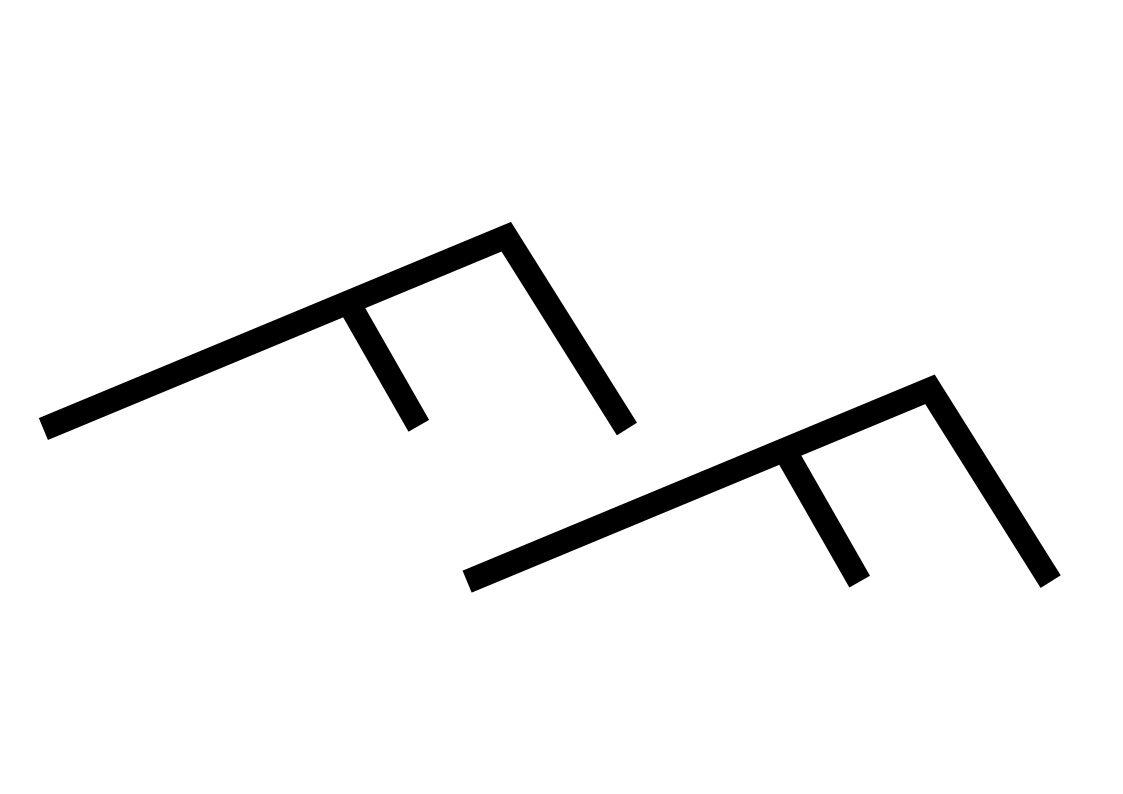
#> input picture stratilib/images/ripple.png, 1123 x 794 px, found by its file name; the run also reads 1 picture not shown here
$ python defaults.py
#> lines starting #> are read from the running program, lines starting #| are printed output that depends on the picture
# coding=utf-8

import numpy as np
import pandas as pd
import matplotlib.hatch
import matplotlib.pyplot as plt
from matplotlib.patches import Ellipse, Polygon
import os
import warnings


##CREACIÓN DE HATCH PARA LITOLOGÍAS, TENER EN CUENTA QUE A PARTIR DE LA V 3.8 DE MATPLOTLIB DEJARÁ DE FUNCIONAR
warnings.filterwarnings('ignore')


#---------------------------------------------- HATCH -----------------------------------------------

#polígonos creados para uso como hatch.

hatch_chert1 = Polygon([[0.3, 0.2],[0.5, 0.4], [0.7, 0.2]],
   closed=True, fill=False)

hatch_chert = Polygon([[-0.4, -0.4],[0.0, -0.1], [0.4, -0.4]],
   closed=True, fill=False)

hatch_beccia = Polygon([[-0.35, 0.2],[0.1, 0.4], [0.4, 0.3]],
   closed=True, fill=False)

hatch_granite = Polygon([[0.15, 0.5],[0.15, 0.55],[0.5, 0.55], [0.5, 0.9], [0.55, 0.9], [0.55, 0.55],
                         [0.9, 0.55],[0.9, 0.5], [0.55, 0.5], [0.55, 0.15], [0.5, 0.15], [0.5, 0.5]],
   closed=True, fill=False)

hatch_granite2 = Polygon([[0.0, -0.3],[0.0, 0.0],[0.3, 0.0], [0.0, 0.0], [0.0, 0.3], [0.0, 0.0], [-0.3,0.0],[0.0, 0.0],],
   closed=True, fill=False)

hatch_clay = Polygon([[-0.5, 0.0],[-0.5, 0.1], [0.5, 0.1], [0.5, 0.0]],
   closed=True, fill=False)

hatch_siltstone1 = Polygon([[-0.5, -0.5],[-0.5, -0.4], [0.0, -0.4], [0.0, -0.5]],
   closed=True, fill=False)
hatch_siltstone2 = Polygon([[0.45, -0.45],[0.45, -0.5], [0.5, -0.45], [0.5, -0.5]],
   closed=True, fill=False)

hatch_coarse_ash = Polygon([[-0.3, 0.2],[0.0, -0.3], [0.3, 0.2], [0.3, 0.2], [0.0, -0.3], [-0.3, 0.2]],
   closed=True, fill=False)

hatch_limestone2 = Polygon([[0.0, -1.0],[0.0, 1.0]],
   closed=True, fill=False)

hatch_dolomite = Polygon([[-1.0, -1.0],[1.0, 1.0]],
   closed=True, fill=False)

hatch_limemud = Polygon([[-1.0, 0.0],[-0.2, 0.0]],
   closed=True, fill=False)

hatch_lava = Polygon([[-1.0, 0.0],[-0.2, 0.0]],
   closed=True, fill=False)


#Lista de los hatch para recorrer y cargar en matplotlib
list_c_hatch = [['a',hatch_coarse_ash],
                ['b1',hatch_siltstone1],
                ['b2',hatch_siltstone2],
                ['c',hatch_clay],
                ['d',hatch_dolomite],
                ['e',hatch_chert],
                ['f',hatch_granite2],
                ['g',hatch_beccia],
                ['h',hatch_lava],
                ['i',hatch_granite],
                ['l',hatch_limestone2],
                ['m',hatch_limemud]]


#función para carga de hatchs
def add_hatch(pol, idh):
    class CustomHatch(matplotlib.hatch.Shapes):
        """
        Custom hatches defined by a path drawn inside [-0.5, 0.5] square.
        Identifier 'c'.
        """
        filled = False
        size = 0.5
        path = pol.get_path()

        def __init__(self, hatch, density):
            self.num_rows = (hatch.count(idh)) * density
            self.shape_vertices = self.path.vertices
            self.shape_codes = self.path.codes
            matplotlib.hatch.Shapes.__init__(self, hatch, density)

    matplotlib.hatch._hatch_types.append(CustomHatch)

for element in list_c_hatch:
    add_hatch(element[1], element[0])


#---------------------------------------------- DICT GRAIN -----------------------------------------------

#Dictionary for grain size
DICT_GRAIN = {'cl':0.55,
              'cls':0.58,
              's':0.6,
              'svf':0.63,
              'vf':0.65,
              'vff':0.68,
              'f':0.7,
              'fm':0.73,
              'm':0.75,
              'mc':0.78,
              'c':0.8,
              'cvc':0.83,
              'vc':0.85,
              'vcg':0.88,
              'g':0.9,
              'gp':0.93,
              'p':0.95,
              'pco':0.97,
              'co':0.98,
              'cob':0.99,
              'b':1}

#---------------------------------------------- DICT LITHO -----------------------------------------------

#Dictionary for lithologies
DICT_LITHO = {'f':18000, #Mudstone
             'cl':20000, #Claystone
             'sh':17000, #Shale
             'sl':19000, #Siltstone
             's':11000,  #Sandstone
             'svf':11500,#Sandstone very fine
             'sf':11600, #Sandstone fine
             'sm':11700, #Sandstone medium
             'sc':11800, #Sandstone gross
             'svc':11900,#Sandstone very gross
             'g':12000,  #Conglomerade
             'c':31000,  #Coal
             'l':22000,  #Limestone
             'ch':28000, #Chert
             'v':35000,  #Volcaniclastic

             'lm':24000, #Lime mudstone
             'olm':25000,#Oolite Limestone
             'ws':26000, #Wackstone
             'ps':27000, #Packstone
             'gs':23000, #Grainstone
             'h':29000,  #Halite
             'gy':30000, #Gypsum
             'd':21000,  #Dolomite

             'b':15000,  #Breccia
             'mg':13000, #Matrix-sup conglomerate
             'cg':14000, #Clast-sup conglomerate
             'lv':32000, #Lava
             'fa':33000, #Fine ash
             'ca':34000, #Coarse ash

             'db':36000, #Diabase
             'bt':37000, #Basalt
             'bs':38000, #Basement
             'gn':39000, #Gneiss
             'sch':40000,#Schist

             'ssh':16000,#Sandstone/Shale

             '-':99999}

#---------------------------------------------- DICT LITHOLOGIES -----------------------------------------------

#Definición de tramas y colores para las litologías
LITHOLOGIES = {11500: {'lith':'Sandstone very fine', 'sedlog': False,'sp':'Arenisca muy fina','lith_num':1, 'hatch': '..', 'color':'#ffff00'},
              11600: {'lith':'Sandstone fine', 'sedlog': False,'sp':'Arenisca fina','lith_num':1, 'hatch': '..', 'color':'#e8e800'},
              11700: {'lith':'Sandstone medium', 'sedlog': False,'sp':'Arenisca media','lith_num':1, 'hatch': '..', 'color':'#e3d617'},
              11800: {'lith':'Sandstone gross', 'sedlog': False,'sp':'Arenisca gruesa','lith_num':1, 'hatch': '..', 'color':'#cfcf02'},
              11900: {'lith':'Sandstone very gross', 'sedlog': False,'sp':'Arenisca muy gruesa','lith_num':1, 'hatch': '..', 'color':'#baba02'},
              11000: {'lith':'Sandstone', 'sedlog': True,'sp':'Arenisca','lith_num':1, 'hatch': '..', 'color':'#ffff00'},
              12000: {'lith':'Conglomerade', 'sedlog': True,'sp':'Conglomerado','lith_num':2, 'hatch':'O', 'color':'#b3b302'},
              13000: {'lith':'Matrix-sup conglomerate', 'sedlog': True,'sp':'Conglomerado matriz soportado','lith_num':3, 'hatch':'O', 'color':'#b3b302'},
              14000: {'lith':'Clast-sup conglomerate', 'sedlog': True,'sp':'Conglomerado clasto soportado','lith_num':4, 'hatch':'ob2b1b2', 'color':'#b3b302'},
              15000: {'lith':'Breccia', 'sedlog': True,'sp':'Brecha','lith_num':5, 'hatch':'b2gb1', 'color':'#b3b302'},
              16000: {'lith':'Sandstone/Shale','sedlog': False, 'sp':'Arenisca','lith_num':6, 'hatch':'-.', 'color':'#ffe119'},
              17000: {'lith':'Shale', 'sedlog': True,'sp':'Esquisto','lith_num':7, 'hatch':'--', 'color':'#bebebe'},
              18000: {'lith':'Mudstone', 'sedlog': True,'sp':'Lutita','lith_num':8, 'hatch':'b1ee', 'color':'#9c793e'},
              19000: {'lith':'Siltstone', 'sedlog': True,'sp':'Limolita','lith_num':9, 'hatch':'b1b2', 'color':'#d1c7b6'},
              20000: {'lith':'Claystone', 'sedlog': True,'sp':'Pelita','lith_num':10, 'hatch':'c', 'color':'#baa786'},
              21000: {'lith':'Dolomite', 'sedlog': True,'sp':'Dolomita','lith_num':11, 'hatch':'-d', 'color':'#ccb8f2'},
              22000: {'lith':'Limestone', 'sedlog': True,'sp':'Caliza','lith_num':12, 'hatch':'-l', 'color':'#80ffff'},
              23000: {'lith':'Grainstone', 'sedlog': True,'sp':'???','lith_num':13, 'hatch':'--ll', 'color':'#80ffff'},
              24000: {'lith':'Lime mudstone', 'sedlog': True,'sp':'???','lith_num':14, 'hatch':'-lm', 'color':'#80ffff'},
              25000: {'lith':'Oolite Limestone', 'sedlog': False,'sp':'Caliza oolítica','lith_num':15, 'hatch':'-lO', 'color':'#80ffff'},
              26000: {'lith':'Wackstone', 'sedlog': True,'sp':'???','lith_num':16, 'hatch':'c|', 'color':'#c6f5f5'},
              27000: {'lith':'Packstone', 'sedlog': True,'sp':'???','lith_num':17, 'hatch':'.-|', 'color':'#e3ffff'},
              28000: {'lith':'Chert', 'sedlog': True,'sp':'Chert','lith_num':18, 'hatch':'e', 'color':'#fcddcc'},
              29000: {'lith':'Halite', 'sedlog': True,'sp':'Halita','lith_num':19, 'hatch':'x', 'color':'#7ddfbe'},
              30000: {'lith':'Gypsum', 'sedlog': True,'sp':'Yeso','lith_num':20, 'hatch':'\\\\', 'color':'#ae97db'},
              31000: {'lith':'Coal', 'sedlog': True,'sp':'Carbón','lith_num':21, 'hatch':'', 'color':'#000000'},
              32000: {'lith':'Lava', 'sedlog': True,'sp':'Lava','lith_num':22, 'hatch':'-a', 'color':'#f7a14a'},
              33000: {'lith':'Fine ash', 'sedlog': True,'sp':'Ceniza volcánica','lith_num':23, 'hatch':'b2b1b2', 'color':'#e3e2e1'},
              34000: {'lith':'Coarse ash', 'sedlog': True,'sp':'Ceniza volcánica','lith_num':24, 'hatch':'a', 'color':'#e3e2e1'},
              35000: {'lith':'Volcaniclastic', 'sedlog': True,'sp':'Ceniza volcánica','lith_num':25, 'hatch':'', 'color':'#e3e2e1'},
              36000: {'lith':'Diabase', 'sedlog': False,'sp':'Diabasa','lith_num':26, 'hatch':'ib2', 'color':'#687a68'},
              37000: {'lith':'Basalt', 'sedlog': False,'sp':'Basalto','lith_num':27, 'hatch':'ca', 'color':'#687a68'},
              38000: {'lith':'Basement', 'sedlog': False,'sp':'Basamento','lith_num':28, 'hatch':'f', 'color':'#d95959'},
              39000: {'lith':'Gneiss', 'sedlog': False,'sp':'Gneiss','lith_num':29, 'hatch':'/a', 'color':'#67706d'},
              40000: {'lith':'Schist', 'sedlog': False,'sp':'Esquisto','lith_num':30, 'hatch':'gd', 'color':'#889490'},
              99999: {'lith':'Not available', 'sedlog': False,'sp':'No disponible','lith_num':99, 'hatch':'', 'color':'white'}}


#---------------------------------------------- IMAGES -----------------------------------------------

#img_amo = plt.imread('images/Amo.png')

path = os.path.dirname(pd.__file__)[:-6]

#/stratilib/images of structures
img_r =  plt.imread(path + '/stratilib/images/ripple.png')
#> img_r is the input picture: shape (794, 1123, 4) float32; mean R, G, B, A 0, 0, 0, 0.046
img_w =  plt.imread(path + '/stratilib/images/wripple.png')
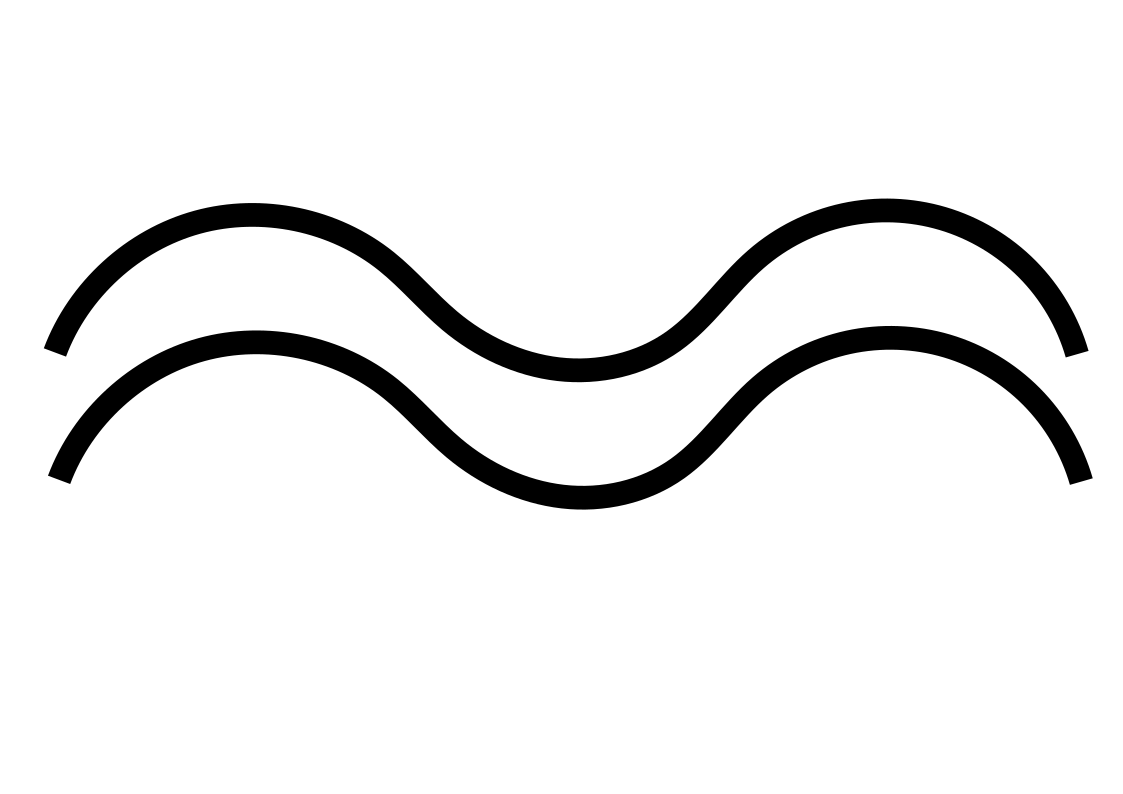
#> input picture stratilib/images/wripple.png, 1123 x 794 px, found by its file name
#> img_w is the input picture: shape (794, 1123, 4) float32; mean R, G, B, A 0, 0, 0, 0.0662
img_p =  plt.imread(path + '/stratilib/images/p.png')
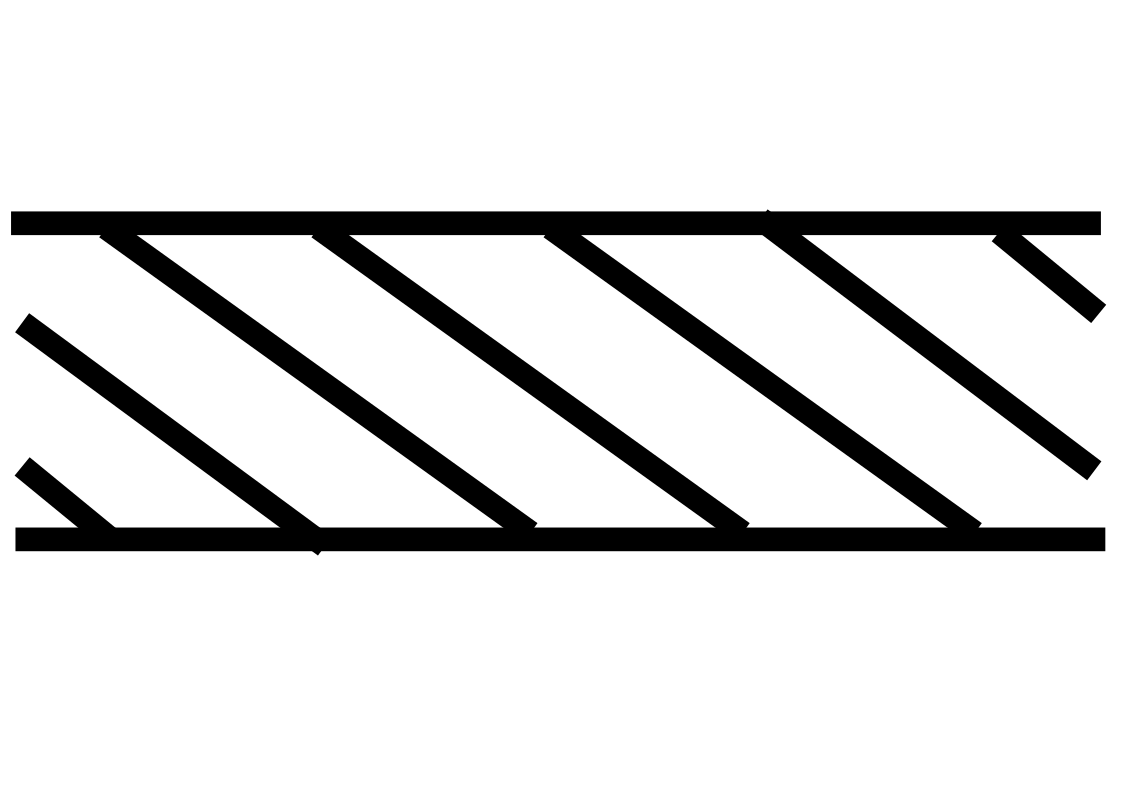
#> input picture stratilib/images/p.png, 1123 x 794 px, found by its file name
#> img_p is the input picture: shape (794, 1123, 4) float32; mean R, G, B, A 0.87, 0.87, 0.87, 0.123
img_cr =  plt.imread(path + '/stratilib/images/cr.png')
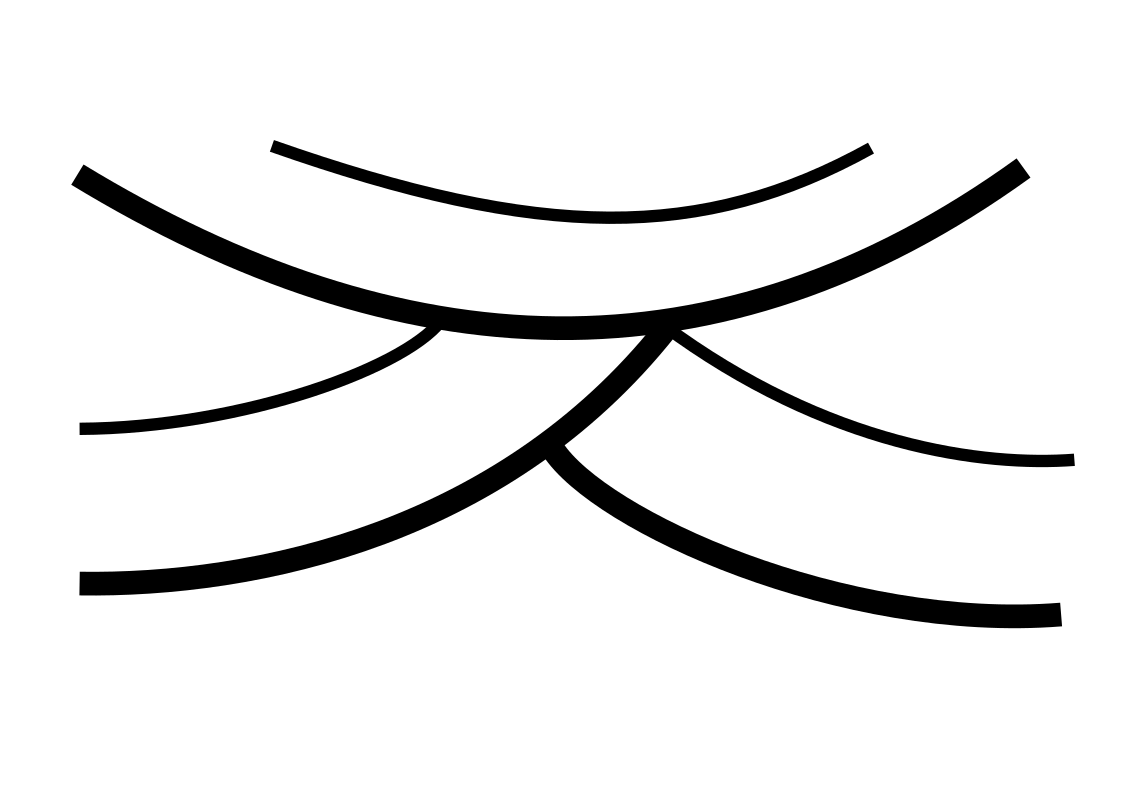
#> input picture stratilib/images/cr.png, 1123 x 794 px, found by its file name
#> img_cr is the input picture: shape (794, 1123, 4) float32; mean R, G, B, A 0.917, 0.917, 0.917, 0.0785
img_h =  plt.imread(path + '/stratilib/images/h.png')
img_hm =  plt.imread(path + '/stratilib/images/hm.png')
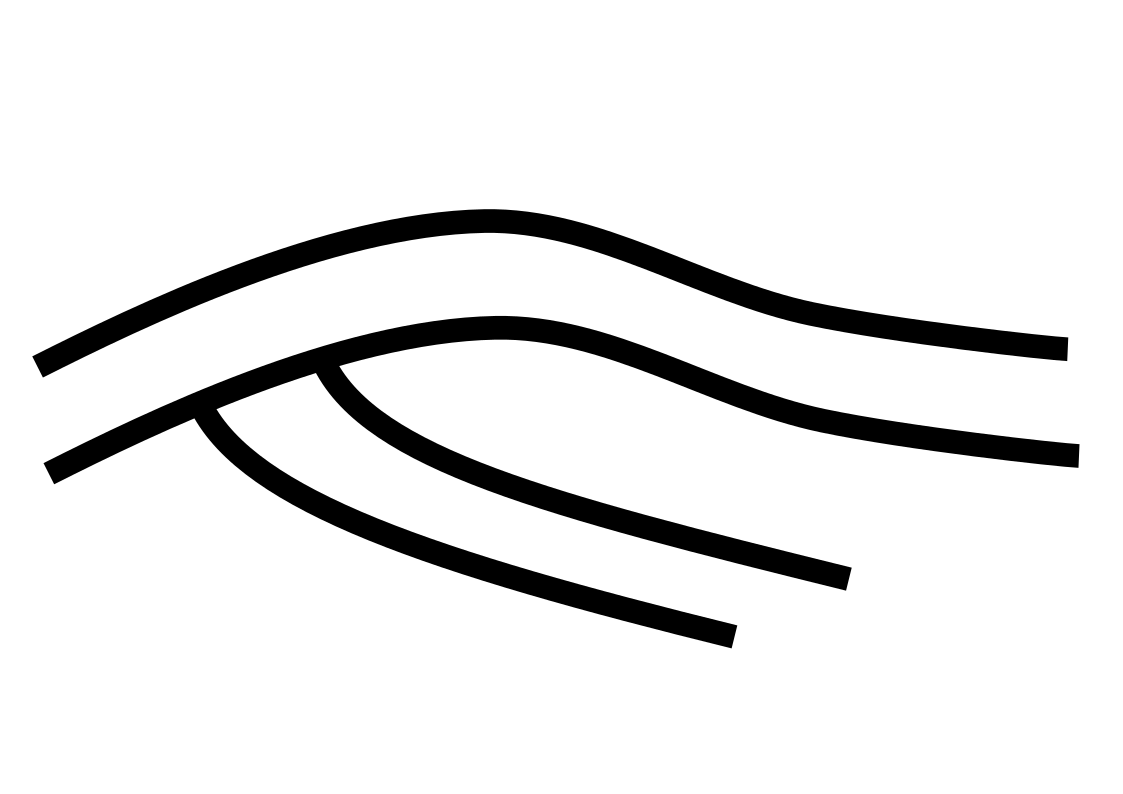
#> input picture stratilib/images/hm.png, 1123 x 794 px, found by its file name
#> img_hm is the input picture: shape (794, 1123, 4) float32; mean R, G, B, A 0.908, 0.908, 0.908, 0.0878
#> (the run stopped early here; a loop or call above may not have finished)
